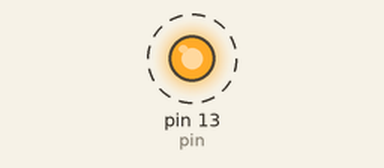
Recording of a sketch running on a simulated Arduino Uno, built with avr-gcc and run on an emulated ATmega328P. On the bench: output pins drawn as LEDs (lit = HIGH). Dashed ring = blinking. What the sketch prints to the serial monitor is not drawn.

Above: at 0.5 s.
Timing chart, 0 to 4.6 s (numbered marks = the images above):
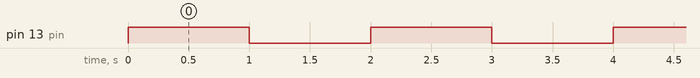

Measured:
- by itself, pin 13 (pin): alternates HIGH for 1.0 s and LOW for 1.0 s

The sketch:

Blink.ino
```cpp
volatile uint8_t pin = 13;

void setup() {
  // initialize digital pin 13 as an output.
  pinMode(pin, OUTPUT);
  Serial.begin(15200);
}

// the loop function runs over and over again forever
void loop() {
  Serial.print("Pin: ");
  Serial.println(pin);
  digitalWrite(pin, HIGH); // turn the LED on (HIGH is the voltage level)
  delay(1000);             // wait for a second
  digitalWrite(pin, LOW);  // turn the LED off by making the voltage LOW
  delay(1000);             // wait for a second
}
```
